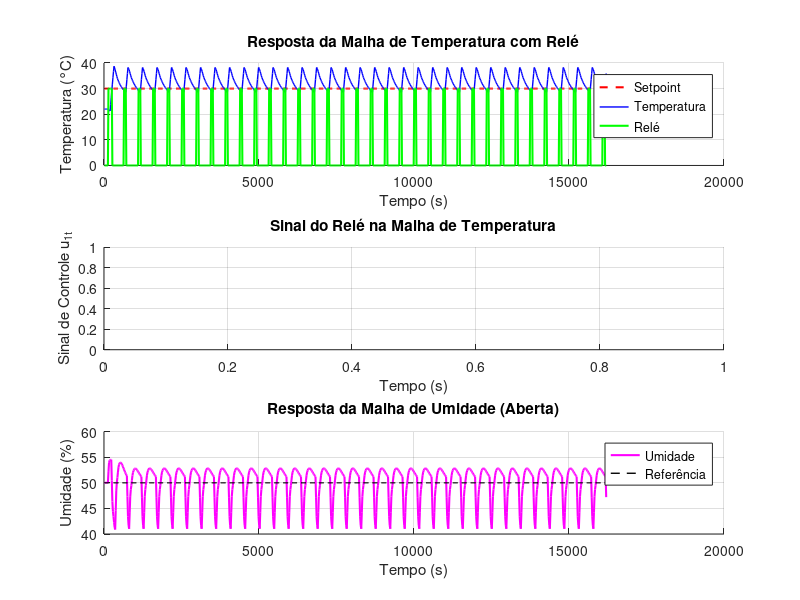
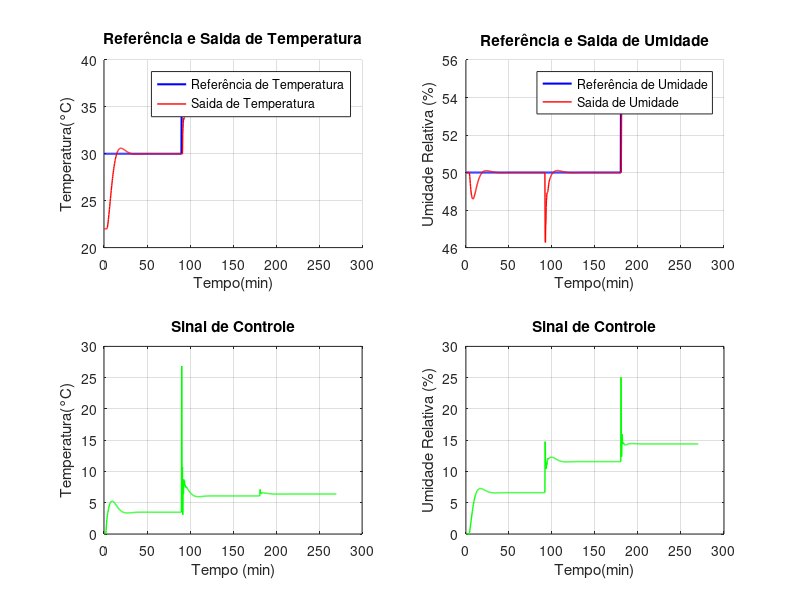

Reproduce these figures in MATLAB, in order.
% ----- SCRIPT -  ITEM B - CTRLLER PID MÉTODO SEQUENCIAL DESCENTRALIZADO -----

%--------------------------------------------------------------------------
%temperatura2

%%
clear all; close all; clc;

qtde_amostras = 900;  % Aumentei para garantir estabilização
T_amost = 18;

% Parâmetros do relé - ajuste conforme necessário
d = 15;          % Reduzi a amplitude para evitar saturação
eps = .5;       % Pequena histerese para evitar chaveamento excessivo
% Condições iniciais do processo
y_1mft_inicial = 22; % Temperatura inicial (Offset)
y_2mfu_inicial = 50; % Umidade inicial (Offset)

Kp2 = 1.0733;
Kd2 = 25.5474;
Ki2 = 0.0113;
g0_2 = Kp2 + Kd2/T_amost + (T_amost * Ki2);
g1_2 = -Kp2 - 2 * (Kd2 / T_amost);
g2_2 = Kd2 / T_amost;

% Inicializações
u_1t = zeros(1, qtde_amostras);
u_2u = zeros(1, qtde_amostras);
y_11t = zeros(1, qtde_amostras);
y_12u = zeros(1, qtde_amostras);
y_21t = zeros(1, qtde_amostras);
y_22u = zeros(1, qtde_amostras);
y_1t = zeros(1, qtde_amostras);
y_2u = zeros(1, qtde_amostras);
erro1 = zeros(1, qtde_amostras);
erro2 = zeros(1, qtde_amostras);
tempo = zeros(1, qtde_amostras);

% Referências - Ponto de Projeto
r_1t = 30 * ones(1, qtde_amostras);  % Setpoint de Temperatura (Controlada por PID)
r_2u = 50 * ones(1, qtde_amostras);  % Setpoint de Umidade (Identificada por Relé)


% Parâmetro de polarização (Bias) para o relé de Umidade
% Como r_2u é 50, o bias deve ser o valor de controle u_2u que mantém 50%.
uu_medio = 10; 
ut_medio = 15;
% Inicialização
for k = 1:7
    tempo(k) = k*T_amost;
    % Inicializa sinais de controle nos valores de regime (Bias)
    u_2u(k) = ut_medio + d;
    u_2u(k) = uu_medio; 
    
    y_1t(k) = y_1mft_inicial;
    y_2u(k) = y_2mfu_inicial;
    erro1(k) = r_1t(k) - y_1t(k);
    erro2(k) = r_2u(k) - y_2u(k);
end

% LOOP PRINCIPAL CORRIGIDO
for k = 8:qtde_amostras
    % Modelo do processo
    y_11t(k) = 0.9678 * y_11t(k-1) + 0.08796 * u_1t(k-4) + 0.00509 * u_1t(k-5);
    y_12u(k) = 0.9331 * y_12u(k-1) - 0.003556 * u_2u(k-3) - 0.01718 * u_2u(k-4);
    y_21t(k) = 0.9676 * y_21t(k-1) - 0.1294 * u_1t(k-6) - 0.007485 * u_1t(k-7);
    y_22u(k) = 0.9048 * y_22u(k-1) + 0.02455 * u_2u(k-1) + 0.1869 * u_2u(k-2);
    
    % Saídas do processo
    y_1t(k) = y_11t(k) + y_12u(k) + y_1mft_inicial;  % 22 condicao inicial
    y_2u(k) = y_21t(k) + y_22u(k) + y_2mfu_inicial;  % 50 condicao incial
    
    % Erro da malha de temperatura (controlada por PID)
    erro1(k) = r_1t(k) - y_1t(k);
    
    % Erro da malha de umidade (com relé)
    erro2(k) = r_2u(k) - y_2u(k);
    u_2u(k) = u_2u(k-1) + g0_2 * erro2(k) + g1_2 * erro2(k-1) + g2_2 * erro2(k-2);
    
    % Saturação/Anti-windup (CRUCIAL) - Assume limites de 0 a 100
    if u_2u(k) > 100
        u_2u(k) = 100;
    elseif u_2u(k) < 0
        u_2u(k) = 0;
    end
    % Lógica SIMPLIFICADA do relé para umidade
    if erro1(k) > eps
        u_1t(k) = ut_medio + d;  % Acima do setpoint
    elseif erro1(k) < -eps
        u_1t(k) = ut_medio - d;  % Abaixo do setpoint  
    else
        u_1t(k) = u_1t(k-1);  % Mantém último valor (histerese)
    end
    % Saturação/Anti-windup (CRUCIAL) - Assume limites de 0 a 100
    if u_1t(k) > 100
        u_1t(k) = 100;
    elseif u_1t(k) < 0
        u_1t(k) = 0;
    end
    tempo(k) = (k) * T_amost;
end

% % Cálculo do período de oscilação
% kont = 0;
% 
% for k = 3:qtde_amostras
%     if u_1t(k) ~= u_1t(k-1)
%         kont = kont + 1;
%         ch(kont) = k;
%     end
% end
% 
% Tu1 = (ch(3) - ch(2))*T_amost;
% Tu2 = (ch(4) - ch(3))*T_amost;
% Tu = Tu1 + Tu2;
% omega = (2*pi)/(Tu);
% 
% %Calculo da amplitude da ocilacao
% amax = -Inf;  % Começa bem baixo para garantir que será substituído
% amin = Inf;   % Começa bem alto para garantir que será substituído
% 
% % 40 amostras é mais ou menos onde a oscilacao esta sustentada
% for k = 40:qtde_amostras
%     if y_1(k) > amax
%         amax = y_1(k);
%     end
%     if y_1(k) < amin
%         amin = y_1(k);
%     end
% end
% 
% a = (amax - amin) / 2;

% Gráfico da oscilação com relé
figure(1)
subplot(3,1,1)
hold on
plot(tempo, r_1t, 'r--', 'LineWidth', 1.5);
plot(tempo, y_1t, 'b-', 'LineWidth', 1);
plot(tempo, u_1t, 'g', 'LineWidth', 1.5);
ylabel('Temperatura (°C)');
xlabel('Tempo (s)');
title('Resposta da Malha de Temperatura com Relé');
legend('Setpoint', 'Temperatura', 'Relé', 'Location', 'best');
grid on
hold off

subplot(3,1,2)
hold on

ylabel('Sinal de Controle u_{1t}');
xlabel('Tempo (s)');
title('Sinal do Relé na Malha de Temperatura');
grid on
hold off

subplot(3,1,3)
hold on
plot(tempo, y_2u, 'm-', 'LineWidth', 1.5);
plot(tempo, r_2u, 'k--', 'LineWidth', 1);
ylabel('Umidade (%)');
xlabel('Tempo (s)');
title('Resposta da Malha de Umidade (Aberta)');
legend('Umidade', 'Referência', 'Location', 'best');
grid on
hold off

% Inicialização
for k = 1:7
    tempo(k) = k*T_amost;
    % Inicializa sinais de controle nos valores de regime (Bias)
    u_2u(k) = 0;
    u_2u(k) = 0; 
    
    y_1t(k) = y_1mft_inicial;
    y_2u(k) = y_2mfu_inicial;
    erro1(k) = r_1t(k) - y_1t(k);
    erro2(k) = r_2u(k) - y_2u(k);
end
% % %%
%------------------------------------------------------------------------
% Sintonia de Controladores PID pelo Método de Astrom
%------------------------------------------------------------------------
a = 4.8381;
Tu = 468;
omega = (2*pi)/(Tu);
%Calculo de r_a, r_b, phi_a e phi_b
Gw_real = -(pi*sqrt(a^2 - eps^2)) / (4*d);
Gw_imag = -(pi*eps) / (4*d);
r_a = abs(Gw_real - j*Gw_imag);
phi_a = atan(eps / sqrt(a^2 - eps^2));

%a relacoa entre ra e rb => dependendo a razao entre os dois altera-se a
%dinamica apresentada na saida, en torno de 3.5 a 4 a saída tornava-se instavel
phi_b = pi * 30/ 180;
r_b = 1*r_a;

% Parametros do PID de umidade 
Kp2 = 1.0733;
Kd2 = 25.5474;
Ki2 = 0.0113;
g0_2 = Kp2 + Kd2/T_amost + (T_amost * Ki2);
g1_2 = -Kp2 - 2 * (Kd2 / T_amost);
g2_2 = Kd2 / T_amost;


%Calculos dos parametros do controlador PID
Kp1 = r_b * cos(phi_b - phi_a) / r_a
aux1 = tan(phi_b - phi_a);
aux2 = sqrt(1 + aux1^2);
aux3 = aux1 + aux2;
Ti1 = aux3 / (2 * omega * 0.25);
Td1 = 0.25 * Ti1;

Ki1 = Kp1 / Ti1
Kd1 = Kp1 * Td1

g0_1 = Kp1 * (1 + (Td1 / T_amost) + (T_amost / Ti1));
g1_1 = -Kp1 * (1 + 2 * (Td1 / T_amost));
g2_1 = Kp1 * Td1 / T_amost;
qtde_amostras = 900;

%definindo patamares da entrada 1
r_1t(1:qtde_amostras / 3) = 30;
r_1t(qtde_amostras /3+1:2*qtde_amostras/3) = 36;
r_1t(2*qtde_amostras/3+1:qtde_amostras) = 36;
%definindo patamares da entrada 2
r_2u(1:qtde_amostras / 3) = 50;
r_2u(qtde_amostras /3+1:2*qtde_amostras/3) = 50;
r_2u(2*qtde_amostras/3+1:qtde_amostras) = 55;

% Loop de controle
for k = 8:qtde_amostras
    y_11t(k) = 0.9678 * y_11t(k-1) + 0.08796 * u_1t(k-4) + 0.00509 * u_1t(k-5);
    y_12u(k) = 0.9331 * y_12u(k-1) - 0.003556 * u_2u(k-3) - 0.01718 * u_2u(k-4);
    y_21t(k) = 0.9676 * y_21t(k-1) - 0.1294 * u_1t(k-6) - 0.007485 * u_1t(k-7);
    y_22u(k) = 0.9048 * y_22u(k-1) + 0.02455 * u_2u(k-1) + 0.1869 * u_2u(k-2);

    y_1t(k) = y_11t(k) + y_12u(k) + y_1mft_inicial;
    y_2u(k) = y_21t(k) + y_22u(k) + y_2mfu_inicial;
    erro1(k) = r_1t(k) - y_1t(k);
    erro2(k) = r_2u(k) - y_2u(k);
    % Controlador temperatura
    u_1t(k) = u_1t(k-1) + g0_1 * erro1(k) + g1_1 * erro1(k-1) + g2_1 * erro1(k-2);

    % Controlador umidade  
    u_2u(k) = u_2u(k-1) + g0_2 * erro2(k) + g1_2 * erro2(k-1) + g2_2 * erro2(k-2);
        %saturacao do controlador
    if u_1t(k) > 100
        u_1t(k) = 100;
    end
    if u_2u(k) > 100
        u_2u(k) = 100;
    end
    if u_1t(k) < 0
        u_1t(k) = 0;
    end
    if u_2u(k) < 0
        u_2u(k) = 0;
    end
    tempo(k) = k * T_amost;
end
% minLength = min(length(tempo), length(r_2u));

%% PLOTAGEM DE GRÁFICOS
% Subplot para r_1, y_1 e u_1
figure(2);
subplot(2,2,1)
hold on
plot(tempo/60, r_1t, 'b', 'LineWidth', 1.5);
plot(tempo/60, y_1t, 'r', 'LineWidth', 1);
ylabel('Temperatura(°C)');
xlabel('Tempo(min)');
title('Referência e Saida de Temperatura');
legend('Referência de Temperatura', 'Saida de Temperatura');
hold off
grid on


subplot(2,2,3)
plot(tempo/60, u_1t, 'g', 'LineWidth', 1);
xlabel('Tempo (min)');
ylabel('Temperatura(°C)');
title('Sinal de Controle')
grid on

subplot(2,2,2)
hold on
plot(tempo/60, r_2u, 'b', 'LineWidth', 1.5);
plot(tempo/60, y_2u, 'r', 'LineWidth', 1);
ylabel('Umidade Relativa (%)');
xlabel('Tempo(min)');
title('Referência e Saida de Umidade');
legend('Referência de Umidade', 'Saida de Umidade');
hold off
grid on

subplot(2,2,4)
plot(tempo/60, u_2u, 'g', 'LineWidth', 1);
xlabel('Tempo(min)')
ylabel('Umidade Relativa (%)')
title('Sinal de Controle')
grid on

% ==== SALVAR DADOS EM PLANILHA ====
% T = table(tempo(:), r_1t(:), r_2u(:), y_1t(:), y_2u(:), u_1t(:), u_2u(:), erro1(:), erro2(:), ...
%     'VariableNames', {'Tempo','Referencia_Temperatura', 'Referencia_Umidade','Saida_Temperatura', 'Saida_Umidade', 'Sinal_Controle_Temperatura', 'Sinal_Controle_Umidade','Erro_Temperatura', 'Erro_Umidade'});
% 
% filename = 'dados_PID_ASTROM_incubadora.csv';
% writetable(T, filename);
% disp(['Dados salvos em: ' filename]);
% 
% % ==== LER DADOS DA PLANILHA ====
% T_lida = readtable(filename);
% 
% disp('Primeiras linhas dos dados lidos:');
% disp(head(T_lida));
